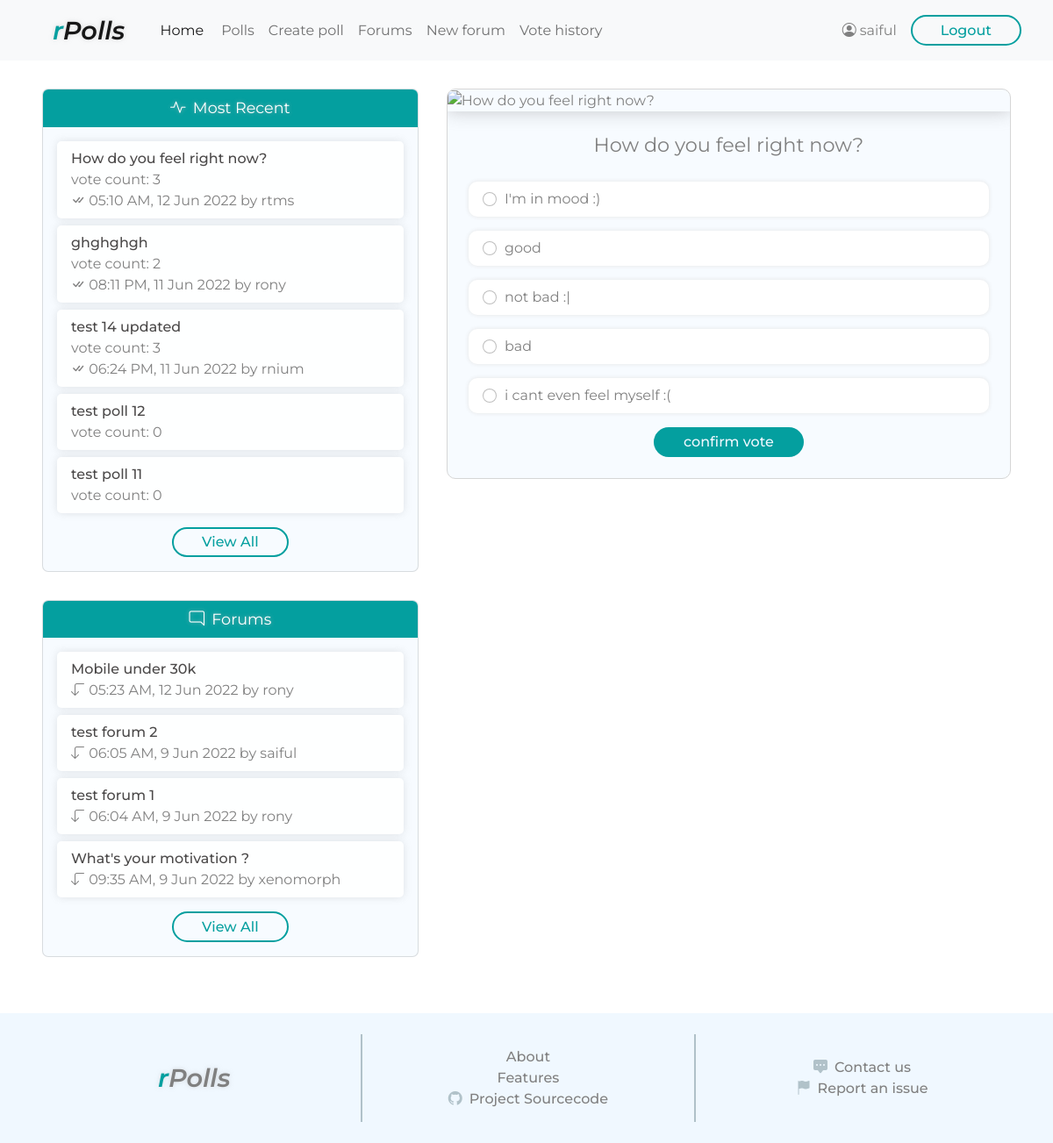
Page /polls/19/vote/ (signed in) on the committed database.
### polls/models.py (models this page shows, shortened)
class Poll(models.Model):
    title = models.CharField(max_length=250)
    banner = models.ImageField(upload_to='polls/images/', default='polls/images/default.jpg')
    author = models.ForeignKey(User, on_delete=models.CASCADE, related_name='poll')
    public = models.BooleanField(default=True)
    active = models.BooleanField(default=True)
    visible = models.BooleanField(default=True)
    added = models.DateTimeField(auto_now_add=True)
    views = models.IntegerField(default=0)

class Vote(models.Model):
    choice = models.ForeignKey(Choice, on_delete=models.CASCADE, related_name='choicevote')
    poll = models.ForeignKey(Poll, on_delete=models.CASCADE, related_name='pollvote')
    voter = models.ForeignKey(User, on_delete=models.CASCADE, related_name='uservote')
    vote_time = models.DateTimeField(auto_now_add=True)
    vote_update_time = models.DateTimeField(auto_now=True)

class Choice(models.Model):
    choicetext = models.CharField(max_length=100)
    poll = models.ForeignKey(Poll, on_delete=models.CASCADE, related_name='choice')

### forums/models.py (models this page shows, shortened)
class ForumTopic(models.Model):
    title = models.CharField(max_length=250)
    author = models.ForeignKey(User, on_delete=models.CASCADE, related_name='forum')
    active = models.BooleanField(default=True)
    locked = models.BooleanField(default=False)
    added = models.DateTimeField(auto_now_add=True)
    views = models.IntegerField(default=0)

class Post(models.Model):
    post_text = models.TextField()
    forum = models.ForeignKey(ForumTopic, on_delete=models.CASCADE, related_name='forumpost')
    post_author = models.ForeignKey(User, on_delete=models.CASCADE, related_name='userpost')
    added = models.DateTimeField(auto_now_add=True)
    updated = models.DateTimeField(auto_now=True)

### polls/views.py (the view, shortened to what this page needs)
# urls.py: path('<int:pk>/vote/', views.vote_now , name='vote'),
@login_required()
def vote_now(request, pk):
    try:
        poll = Poll.objects.get(pk=pk)
    except Poll.DoesNotExist:
        return renderError(request, 'Poll Not Found')
    if not poll.visible:
        return renderError(request, 'Only Admins Can Access')
    if not poll.active:
        return renderError(request, 'Inactive Poll')
    users_vote = poll.pollvote.filter(voter=request.user)
    if len(users_vote) > 0:
        return renderError(request, 'Already Voted')
    if request.method == 'GET':
        votes_context = dict()
        votes_context['recentpolls'] = get_polls_panel_context(request)
        votes_context['forums'] = get_forum_panel_context(request)
        votes_context['username'] = request.user.username
        votes_context['poll_id'] = poll.id
        votes_context['poll_title'] = poll.title
        votes_context['poll_banner_url'] = poll.banner.url
        choices_raw = poll.choice.all()
        choices = list()
        for choice in choices_raw:
            unit_context = dict()
            unit_context['choice_id'] = choice.id
            unit_context['choice_text'] = choice.choicetext
            choices.append(unit_context)
        votes_context['choices'] = choices
        return render(request, 'polls/votenow.html', context=votes_context)

### polls/views.py (called while the page is built)
def get_forum_panel_context(request):
    recentforums = ForumTopic.objects.filter(active=True).order_by('-added')[:5]
    recentforums_context = []
    for forum in recentforums:
        forum_id = forum.id
        forum_title = forum.title
        lastPost = forum.forumpost.latest('added')
        last_post_time = lastPost.added
        last_post_user = lastPost.post_author
        unit_context = {'forum_id': forum_id, 'forum_title': forum_title, 'last_post_time': last_post_time, 'last_post_user': last_post_user}
        recentforums_context.append(unit_context)
    return recentforums_context

### polls/templates/polls/votenow.html (shortened to what this page needs)
<!DOCTYPE html>
<html lang="en">
<head>
    <link href="https://cdn.jsdelivr.net/npm/bootstrap@5.1.3/dist/css/bootstrap.min.css" rel="stylesheet">
    {% load static %}
    <link rel="stylesheet" href="{% static 'style.css' %}">
</head>
<body>
    <header>
        <nav class="navbar navbar-expand-md navbar-light bg-light">
            <div class="container-fluid">
              <a class="navbar-brand ms-5 pe-3" href="{% url 'homepage' %}"><span class="r">r</span>Polls</a>
              <div class="collapse navbar-collapse" id="navbarSupportedContent">
                <ul class="navbar-nav me-auto mb-2 mb-lg-0">
                  <li class="nav-item me-1">
                    <a class="nav-link active" aria-current="page" href="{% url 'homepage' %}">Home</a>
                  </li>
                  <li class="nav-item">
                    <a class="nav-link" href="{% url 'polls:browse' %}">Polls</a>
                  </li>
                  <li class="nav-item">
                    <a class="nav-link" href="{% url 'polls:create_poll' %}">Create poll</a>
                  </li>
                  <li class="nav-item">
                    <a class="nav-link" href="{% url 'forums:forum_all' %}">Forums</a>
                  </li>
                  <li class="nav-item">
                    <a class="nav-link" href="{% url 'forums:forum_create' %}">New forum</a>
                  </li>
                  <li class="nav-item">
                    <a class="nav-link" href="{% url 'polls:votes_history' %}">Vote history</a>
                  </li>
                </ul>
                <div class="account d-flex me-4">
                    <div class="profile d-flex my-auto me-3">
                        <i class="bi bi-person-circle"></i>
                        <span class="username-viewonly ms-1">{{ username }}</span>
                    </div>
                    <form action="{% url 'logout' %}" method="POST"> {% csrf_token %}
                        <input type="submit" class="btn-1" value="Logout">
                    </form>
                </div>
              </div>
            </div>
          </nav>
    </header>
    <div class="main-container">
        <div class="left-col">
            <div class="recent-polls card">
                <div class="heading">
                    <span class="icon me-1"><i class="bi bi-activity"></i></span>
                    <span class="title">Most Recent</span>
                </div>
                <div class="content">
                    {% for poll in recentpolls %}
                    <div class="poll-item">
                        <a class="poll-title" href="{% url 'polls:polldetails' poll.poll_id %}">{{ poll.poll_title }}</a>
                        <div class="count">
                            <span class="label">vote count:&nbsp;</span><span class="value">{{ poll.vote_count }}</span>
                        </div>
                        {% if poll.vote_count%}
                        <div class="last-vote">
                            <span class="label"><i class="bi bi-check-all"></i></span>
                            <span class="date">{{ poll.last_vote_time|date:"h:i A, j M o" }}</span>
                            <span class="user">by {{ poll.last_vote_voter }}</span>
                        </div>
                        {% endif %}
                    </div>
                    {% endfor %}
                    <a href="{% url 'polls:browse' %}" class="btn-1 link-btn">View All</a>
                </div>
            </div>
            <div class="community-forum card">
                <div class="heading">
                    <span class="icon me-1"><i class="bi bi-chat-right"></i></span>
                    <span class="title">Forums</span>
                </div>
                <div class="content">
                    {% for forum in forums %}
                    <div class="forum-post">
                        <a class="post-title" href="{% url 'forums:forum_detail' forum.forum_id %}">{{ forum.forum_title }}</a>
                        <div class="last-post">
                            <span class="label"><i class="bi bi-arrow-90deg-down"></i></span>
                            <span class="date">{{ forum.last_post_time|date:"h:i A, j M o" }}</span>
                            <span class="user">by {{ forum.last_post_user }}</span>
                        </div>
                    </div>
                    {% endfor %}
                    <a href="{% url 'forums:forum_all' %}" class="btn-1 link-btn">View All</a>
                </div>
            </div>
        </div>
        <div class="right-col">
            <div class="poll-vote">
                <div class="content">
                    <div class="poll-heading">
                        <div class="banner"><img src="{{ poll_banner_url }}" alt="{{ poll_title }}"></div>
                        <div class="title">{{ poll_title }}</div>
                    </div>
                    <div class="pool-form-inner">
                        <form action="{% url 'polls:vote' poll_id %}" method="POST" class="form-main"> {% csrf_token %}
                            <div class="options">
                                {% for choice in choices%}
                                <div class="option">
                                    <input type="radio" class="form-check-input" id="option{{ choice.choice_id }}" name="vote" value="{{ choice.choice_id }}">
                                    <label for="option{{ choice.choice_id }}">{{ choice.choice_text }}</label>
                                </div>
                                {% endfor %}
                            </div>
                            <div class="action">
                                <input type="submit" class="btn-2" value="confirm vote">
                            </div>
                        </form>
                    </div>
                </div>
            </div>
        </div>
    </div>
    <footer>
        <div class="upper">
            <div class="col-1">
                <div class="site-name">
                    <span class="r">r</span>Polls</a>
                </div>
            </div>
            <div class="vl"></div>
            <div class="col-2">
                <a href="#">About</a>
                <a href="#">Features</a>
                <a href="#"><i class="bi bi-github"></i>Project Sourcecode</a>
            </div>
            <div class="vl"></div>
            <div class="col-3">
                <a href="#"><i class="bi bi-chat-square-dots-fill"></i>Contact us</a>
                <a href="#"><i class="bi bi-flag-fill"></i>Report an issue</a>
            </div>
        </div>
    </footer>
</body>
</html>

### rows in the picture
Poll: poll_title "test poll 12"
Poll: poll_title "test poll 11"
Poll: title "How do you feel right now?"
Choice: choice_text "I'm in mood :)"
Choice: choice_text "good"
Choice: choice_text "not bad :|"
Choice: choice_text "bad"
Choice: choice_text "i cant even feel myself :("

### other values in the picture
{{ username }} "saiful"
{{ poll.poll_title }} "How do you feel right now?"
{{ poll.vote_count }} "3"
{{ poll.last_vote_time|date:"h:i A, j M o" }} "05:10 AM, 12 Jun 2022"
{{ poll.last_vote_voter }} "rtms"
{{ poll.poll_title }} "ghghghgh"
{{ poll.vote_count }} "2"
{{ poll.last_vote_time|date:"h:i A, j M o" }} "08:11 PM, 11 Jun 2022"
{{ poll.last_vote_voter }} "rony"
{{ poll.poll_title }} "test 14 updated"
{{ poll.vote_count }} "3" "0" "0"
{{ poll.last_vote_time|date:"h:i A, j M o" }} "06:24 PM, 11 Jun 2022"
{{ poll.last_vote_voter }} "rnium"
{{ forum.forum_title }} "Mobile under 30k"
{{ forum.last_post_time|date:"h:i A, j M o" }} "05:23 AM, 12 Jun 2022"
